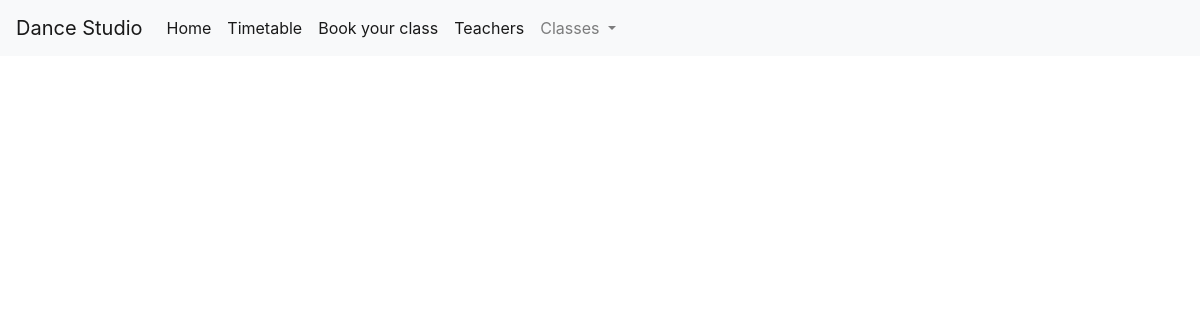
/teacher/11, run on an earlier commit of the app's database.
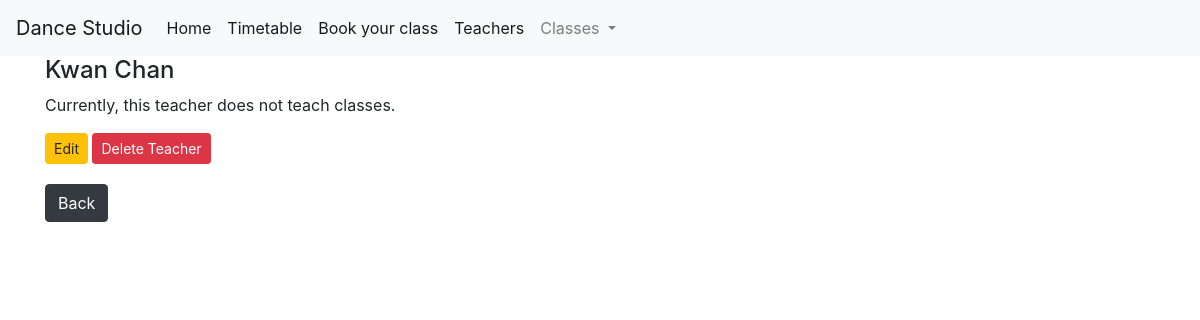
And on a later commit of the database.
### tables this page shows
CREATE TABLE teachers (
    teacher_id INTEGER PRIMARY KEY AUTOINCREMENT,
    name VARCHAR(50) NOT NULL,
    surname VARCHAR(50) NOT NULL
);

### app.py (the view)
@app.route('/teacher/<int:teacher_id>')
def teacher(teacher_id):
    dance_classes = get_dance_classes_for_navbar()
    teacher = get_teacher_detail(teacher_id)
    return render_template('teacher.html', teacher=teacher, dance_classes=dance_classes)

### app.py (called while the page is built)
def get_db_connection():
    conn = sqlite3.connect('database.db')
    conn.row_factory = sqlite3.Row
    return conn

def get_teacher_detail(teacher_id):
    conn = get_db_connection()
    teacher = conn.execute('''
        SELECT teachers.teacher_id, teachers.name, teachers.surname,
        GROUP_CONCAT(dance_classes.dance_class_name) as class_names
        FROM teachers
        LEFT JOIN teacher_classes ON teachers.teacher_id = teacher_classes.teacher_id
        LEFT JOIN dance_classes ON teacher_classes.class_id = dance_classes.dance_class_id
        WHERE teachers.teacher_id = ?
        GROUP BY teachers.teacher_id
    ''', (teacher_id,)).fetchall()
    conn.close()
    if teacher is None:
        abort(404)
    return teacher

def get_dance_classes_for_navbar():
    conn = get_db_connection()
    dance_classes = conn.execute('SELECT * FROM dance_classes').fetchall()
    conn.close()
    return dance_classes

### templates/teacher.html (shortened to what this page needs)
{% extends 'base.html' %}
{% block content %}
  {% for row in teacher %}
    <div>
      <h4>{{ row[1] ~ ' ' ~ row[2] }}</h4>
      {% if row[3] %}
        <p>Classes:</p>
        <ul>
          {% for class_name in row[3].split(',') %}
            <li>{{ class_name }}</li>
          {% endfor %}
        </ul>
      {% else %}
        <p>Currently, this teacher does not teach classes.</p>
      {% endif %}
      <a href="{{ url_for('edit_teacher', teacher_id=row[0]) }}" class="btn btn-warning btn-sm">Edit</a>
      <button form="deleteForm{{ row[0] }}" type="submit" class="btn btn-danger btn-sm"
              onclick="return confirm('Are you sure you want to delete this teacher?')">Delete Teacher</button>
      <p>
        <a href="{{ url_for('teachers') }}" class="btn btn-dark" style="margin-top: 20px;">Back</a>
      </p>
    </div>
  {% endfor %}
{% endblock %}

### templates/base.html (shortened to what this page needs)
<!doctype html>
<html lang="en">
  <head>
    <link rel="stylesheet" href="https://stackpath.bootstrapcdn.com/bootstrap/4.3.1/css/bootstrap.min.css">
  </head>
  <body>
    <nav class="navbar navbar-expand-md navbar-light bg-light">
        <a class="navbar-brand" href="{{ url_for('index')}}">Dance Studio</a>
        <div class="collapse navbar-collapse" id="navbarNav">
            <ul class="navbar-nav">
            <li class="nav-item active">
                <a class="nav-link" href="{{ url_for('index')}}">Home</a>
            </li>
            <li class="nav-item active">
                <a class="nav-link" href="#">Timetable</a>
            </li>
            <li class="nav-item active">
                <a class="nav-link" href="#">Book your class</a>
            </li>
            <li class="nav-item active">
                <a class="nav-link" href="{{url_for('teachers')}}">Teachers</a>
            </li>
            <li class="nav-item dropdown">
              <a class="nav-link dropdown-toggle" href="#" id="navbarDropdownS" role="button" data-toggle="dropdown" aria-haspopup="true" aria-expanded="false">
                Classes
              </a>
            </li>
            </ul>
        </div>
    </nav>
    <div class="container">
        {% block content %} {% endblock %}
    </div>
  </body>
</html>

What changed in the data, as far as the page shows it:
added teachers: name+surname "Kwan Chan"
